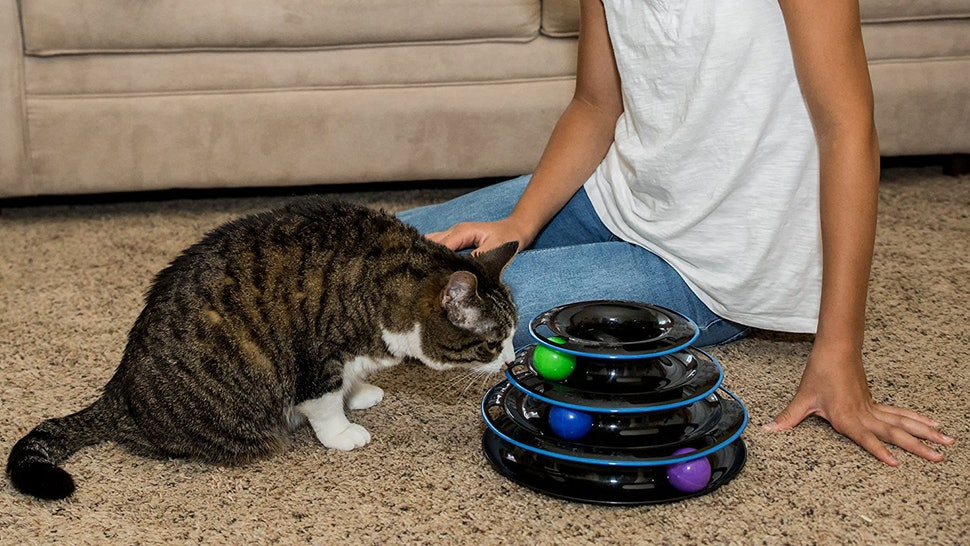
#> input picture TrainYourOwnYOLO/Data/Source_Images/Test_Images/04ebfcfd_fa70_4e49_84ff_66cf3c5c0407_best_cat_toys_for_older_cats_3.jpg, 970 x 546 px
$ python -i evaluation_utils.py   (imports and definitions only)   (older library calls are emulated)
#> lines starting #> are read from the running program, lines starting #| are printed output that depends on the picture; after the words box and inside, x2 and y2 are one past the last pixel; in counts of white or black regions, pixels touching at a corner belong together
from shapely.geometry import box, Polygon
import numpy as np
from PIL import Image, ImageDraw
import cv2

# [151 lines left out: functions polygonIOU, rect_to_poly, get_iou, dice, jaccard, make_mask, not called in this run]


def mask_to_rect(image):
    '''

        Give rectangle cordinates according to the mask image


        Params: image : (numpy.array) Gray Scale Image

        Returns: Cordinates : (list) List of cordinates [x, y, w h]

    '''

    # Getting the Thresholds and ret
    ret,thresh = cv2.threshold(image, 0, 1, 0)

    # Checking the version of open cv I tried for (version 4)
    #    Getting contours on the bases of thresh
    if (int(cv2.__version__[0]) > 3):
        contours, hierarchy = cv2.findContours(thresh.astype(np.uint8), cv2.RETR_EXTERNAL, cv2.CHAIN_APPROX_NONE)
    else:
        im2, contours, hierarchy = cv2.findContours(thresh.astype(np.uint8), cv2.RETR_EXTERNAL, cv2.CHAIN_APPROX_NONE)

    # Getting the biggest contour
    if len(contours) != 0:

        # find the biggest countour (c) by the area
        c = max(contours, key = cv2.contourArea)
        x,y,w,h = cv2.boundingRect(c)

    return [x, y, w, h]

>>> import cv2
>>> picture = cv2.imread('../TrainYourOwnYOLO/Data/Source_Images/Test_Images/04ebfcfd_fa70_4e49_84ff_66cf3c5c0407_best_cat_toys_for_older_cats_3.jpg', cv2.IMREAD_GRAYSCALE)
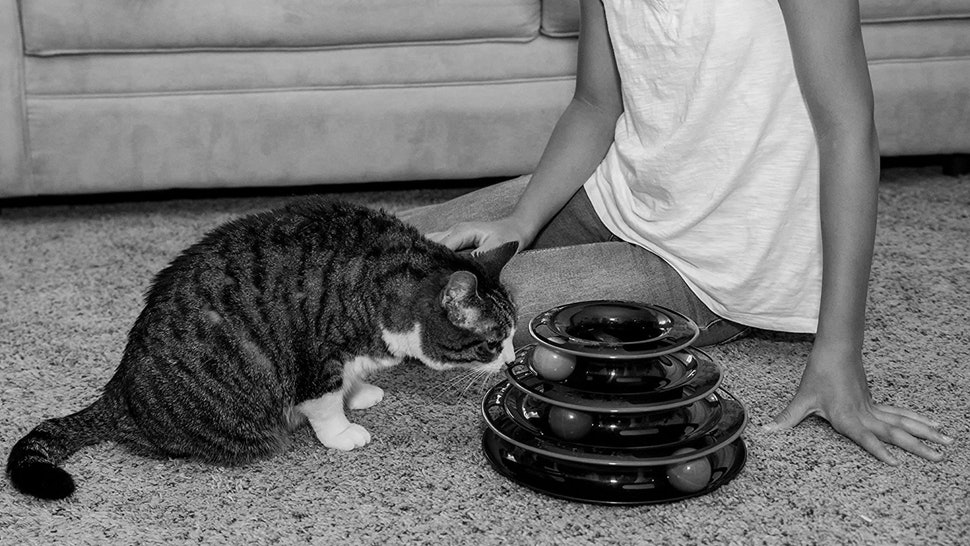
#> picture: shape (546, 970); min 0, max 255, mean 116.4
>>> result = mask_to_rect(picture)
#> in mask_to_rect, `ret,thresh = cv2.threshold(image, 0, 1, 0)`:
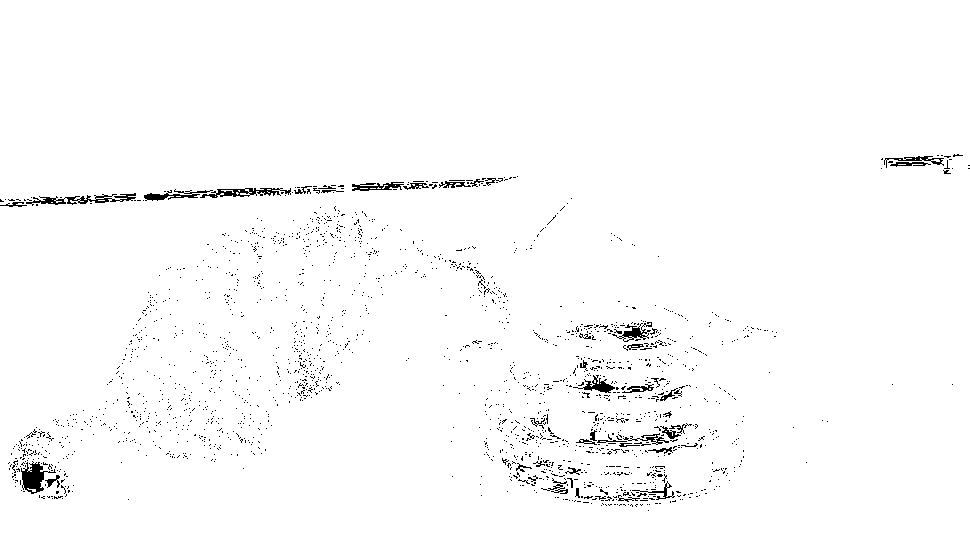
#> thresh: shape (546, 970); values 0 (black) and 1 (white), 98.3% white; black in thin lines or dots, all inside (x1, y1, x2, y2) = (0, 154, 970, 511)
#> in mask_to_rect, `contours, hierarchy = cv2.findContours(thresh.astype(np.uint8), cv2.RE..`: contours = 1 contour; box (x1, y1, x2, y2) and area: (0, 0, 970, 546) 527996
#> in mask_to_rect, `c = max(contours, key = cv2.contourArea)`: c = contour of 3107 points, box (x1, y1, x2, y2) (0, 0, 970, 546), area 527996
#> in mask_to_rect, `x,y,w,h = cv2.boundingRect(c)`: x = 0; w = 970; h = 546
#> result = [0, 0, 970, 546]

$ run again, on TrainYourOwnYOLO/Data/Source_Images/Test_Images/0_Cat_research.jpg
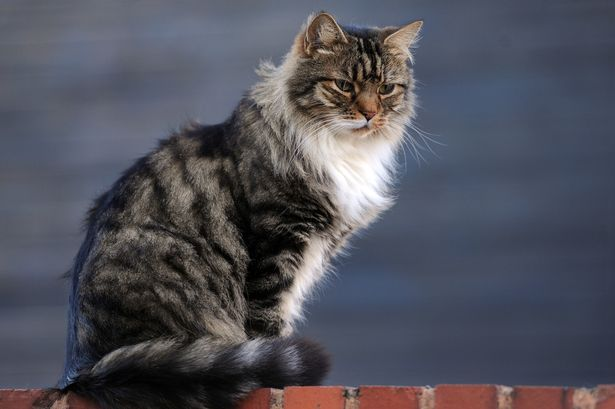
#> input picture TrainYourOwnYOLO/Data/Source_Images/Test_Images/0_Cat_research.jpg, 615 x 409 px
#> `picture = cv2.imread('../TrainYourOwnYOLO/Data/Source_Images/Test_Imag..`:
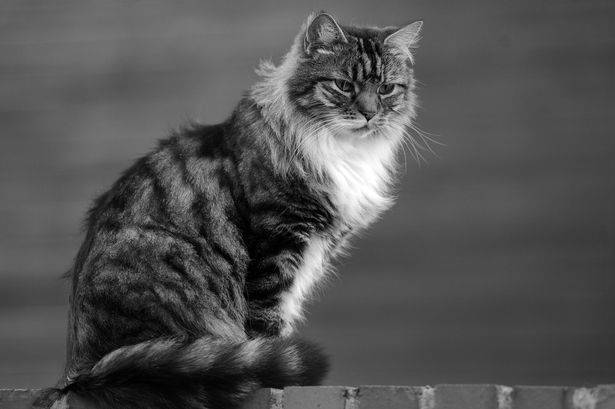
#> picture: shape (409, 615); min 0, max 255, mean 82.9
#> in mask_to_rect, `ret,thresh = cv2.threshold(image, 0, 1, 0)`:
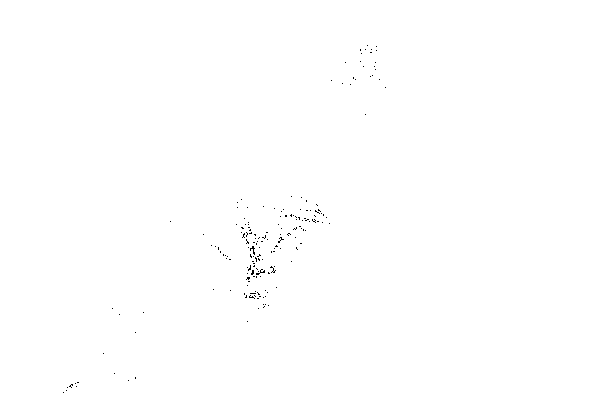
#> thresh: shape (409, 615); values 0 (black) and 1 (white), 99.8% white; black in thin lines or dots, all inside (x1, y1, x2, y2) = (63, 45, 386, 393)
#> contours = 1 contour; box (x1, y1, x2, y2) and area: (0, 0, 615, 409) 250512
#> c = contour of 2044 points, box (x1, y1, x2, y2) (0, 0, 615, 409), area 250512
#> x = 0; w = 615; h = 409
#> result = [0, 0, 615, 409]

$ run again, on TrainYourOwnYOLO/Data/Source_Images/Test_Images/100.jpg
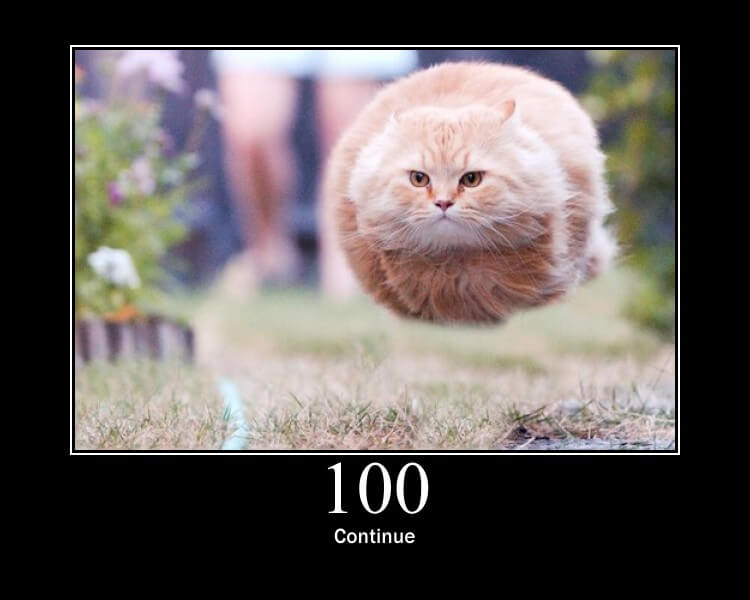
#> input picture TrainYourOwnYOLO/Data/Source_Images/Test_Images/100.jpg, 750 x 600 px
#> `picture = cv2.imread('../TrainYourOwnYOLO/Data/Source_Images/Test_Imag..`:
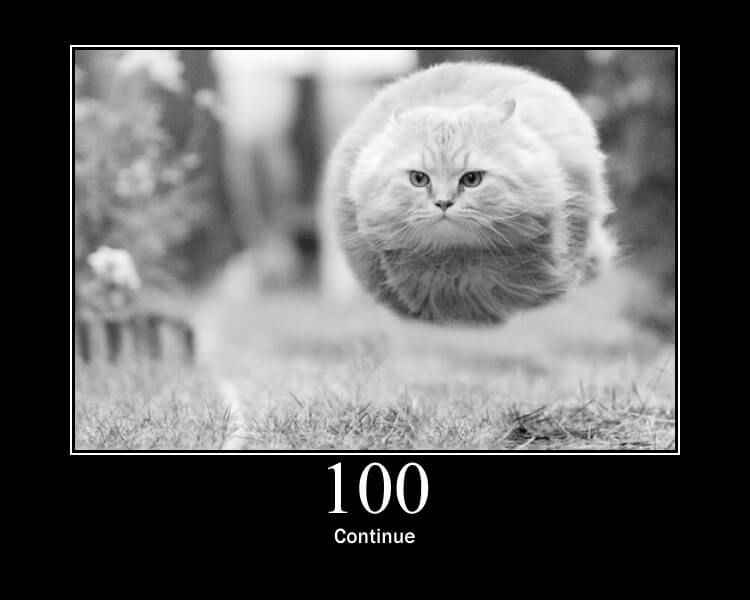
#> picture: shape (600, 750); min 0, max 255, mean 92
#> in mask_to_rect, `ret,thresh = cv2.threshold(image, 0, 1, 0)`:
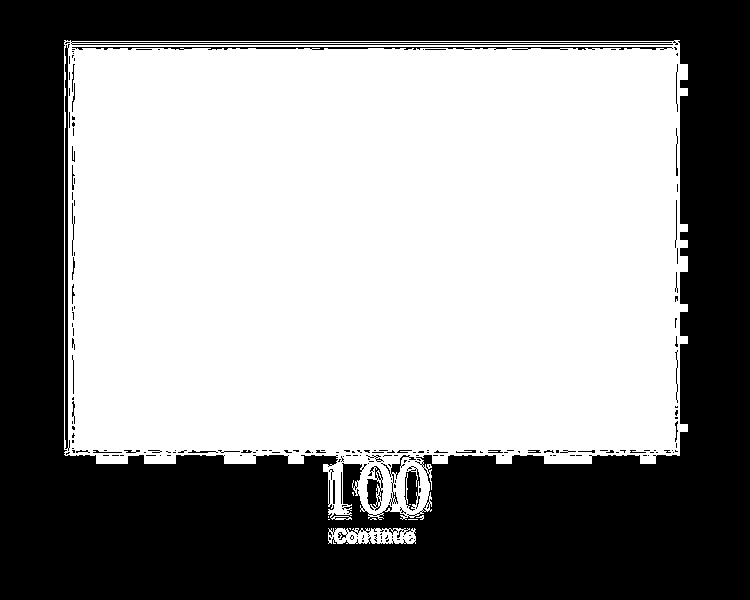
#> thresh: shape (600, 750); values 0 (black) and 1 (white), 57.2% white; 194 black regions (154 under 20 px)
#> contours = 9 contours, 7 with area under 20; largest, box (x1, y1, x2, y2) and area: (64, 40, 688, 520) 261582, (328, 528, 416, 544) 1084
#> c = contour of 2855 points, box (x1, y1, x2, y2) (64, 40, 688, 520), area 261582
#> x = 64; y = 40; w = 624; h = 480
#> result = [64, 40, 624, 480]
